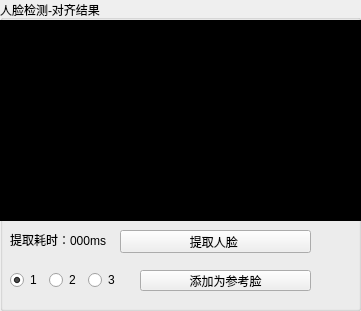
     <widget class="QGroupBox" name="groupBox_7">
      <property name="geometry">
       <rect>
        <x>1100</x>
        <y>0</y>
        <width>361</width>
        <height>311</height>
       </rect>
      </property>
      <property name="title">
       <string>人脸检测-对齐结果</string>
      </property>
      <widget class="QLabel" name="ExtractedAlignedFacesLabel">
       <property name="geometry">
        <rect>
         <x>0</x>
         <y>20</y>
         <width>361</width>
         <height>201</height>
        </rect>
       </property>
       <property name="minimumSize">
        <size>
         <width>192</width>
         <height>128</height>
        </size>
       </property>
       <property name="maximumSize">
        <size>
         <width>600</width>
         <height>256</height>
        </size>
       </property>
       <property name="styleSheet">
        <string notr="true">background-color: rgb(0,0, 0);</string>
       </property>
       <property name="text">
        <string/>
       </property>
       <property name="alignment">
        <set>Qt::AlignLeading|Qt::AlignLeft|Qt::AlignVCenter</set>
       </property>
      </widget>
      <widget class="QPushButton" name="btnExtractFrameFace">
       <property name="enabled">
        <bool>true</bool>
       </property>
       <property name="geometry">
        <rect>
         <x>120</x>
         <y>230</y>
         <width>191</width>
         <height>23</height>
        </rect>
       </property>
       <property name="maximumSize">
        <size>
         <width>1200</width>
         <height>16777215</height>
        </size>
       </property>
       <property name="toolTip">
        <string>提取帧画面中的人脸</string>
       </property>
       <property name="styleSheet">
        <string notr="true"/>
       </property>
       <property name="text">
        <string>提取人脸 </string>
       </property>
       <property name="icon">
        <iconset>
         <normaloff>icons/人脸识别提取.png</normaloff>icons/人脸识别提取.png</iconset>
       </property>
       <property name="shortcut">
        <string>F5</string>
       </property>
      </widget>
      <widget class="QLabel" name="label_detect_time">
       <property name="geometry">
        <rect>
         <x>10</x>
         <y>230</y>
         <width>111</width>
         <height>20</height>
        </rect>
       </property>
       <property name="text">
        <string>提取耗时：000ms</string>
       </property>
      </widget>
      <widget class="QWidget" name="horizontalLayoutWidget_4">
       <property name="geometry">
        <rect>
         <x>10</x>
         <y>270</y>
         <width>111</width>
         <height>21</height>
        </rect>
       </property>
       <layout class="QHBoxLayout" name="horizontalLayout_4">
        <item>
         <widget class="QRadioButton" name="radioButtonFirst">
          <property name="text">
           <string>1</string>
          </property>
          <property name="checked">
           <bool>true</bool>
          </property>
         </widget>
        </item>
        <item>
         <widget class="QRadioButton" name="radioButtonSecond">
          <property name="text">
           <string>2</string>
          </property>
         </widget>
        </item>
        <item>
         <widget class="QRadioButton" name="radioButtonThird">
          <property name="text">
           <string>3</string>
          </property>
         </widget>
        </item>
       </layout>
      </widget>
      <widget class="QPushButton" name="btnAddRefImage">
       <property name="geometry">
        <rect>
         <x>140</x>
         <y>270</y>
         <width>171</width>
         <height>21</height>
        </rect>
       </property>
       <property name="toolTip">
        <string>从当前画面中提取人脸作为筛选身份</string>
       </property>
       <property name="text">
        <string>添加为参考脸</string>
       </property>
       <property name="icon">
        <iconset>
         <normaloff>icons/添加.png</normaloff>icons/添加.png</iconset>
       </property>
      </widget>
     </widget>
